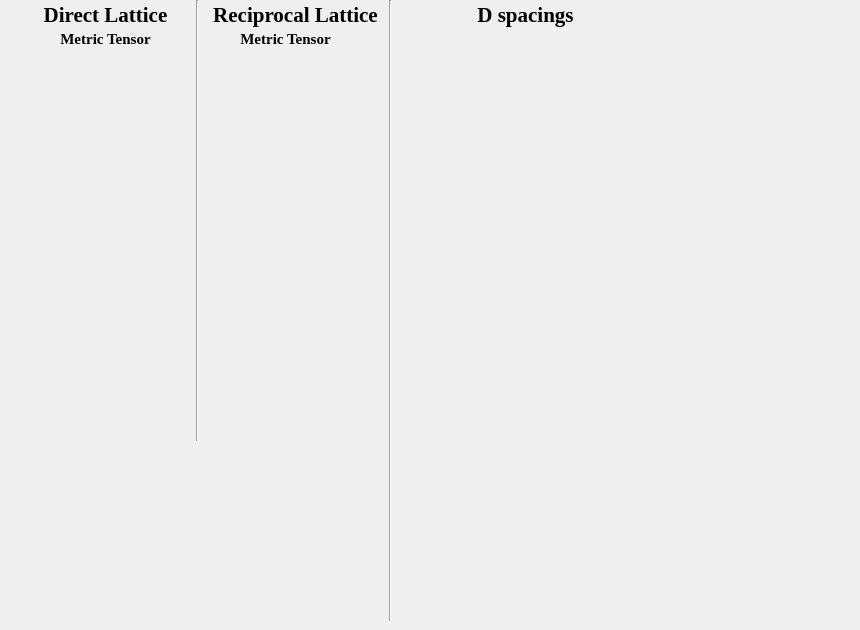
        <widget class="QWidget" name="MathTab">
         <property name="font">
          <font>
           <family>Times New Roman</family>
           <pointsize>11</pointsize>
           <weight>50</weight>
           <bold>false</bold>
          </font>
         </property>
         <attribute name="title">
          <string>d-spacings</string>
         </attribute>
         <widget class="QWidget" name="Gwidget" native="true">
          <property name="geometry">
           <rect>
            <x>10</x>
            <y>50</y>
            <width>185</width>
            <height>195</height>
           </rect>
          </property>
         </widget>
         <widget class="QLabel" name="label">
          <property name="geometry">
           <rect>
            <x>10</x>
            <y>0</y>
            <width>191</width>
            <height>31</height>
           </rect>
          </property>
          <property name="text">
           <string>&lt;!DOCTYPE HTML PUBLIC &quot;-//W3C//DTD HTML 4.0//EN&quot; &quot;http://www.w3.org/TR/REC-html40/strict.dtd&quot;&gt;
&lt;html&gt;&lt;head&gt;&lt;meta name=&quot;qrichtext&quot; content=&quot;1&quot; /&gt;&lt;style type=&quot;text/css&quot;&gt;
p, li { white-space: pre-wrap; }
&lt;/style&gt;&lt;/head&gt;&lt;body style=&quot; font-family:'Times New Roman'; font-size:11pt; font-weight:400; font-style:normal;&quot;&gt;
&lt;p align=&quot;center&quot; style=&quot; margin-top:0px; margin-bottom:0px; margin-left:0px; margin-right:0px; -qt-block-indent:0; text-indent:0px;&quot;&gt;&lt;span style=&quot; font-size:16pt; font-weight:600;&quot;&gt;Direct Lattice&lt;/span&gt;&lt;/p&gt;&lt;/body&gt;&lt;/html&gt;</string>
          </property>
         </widget>
         <widget class="QWidget" name="Gwidget_inv" native="true">
          <property name="geometry">
           <rect>
            <x>200</x>
            <y>50</y>
            <width>185</width>
            <height>195</height>
           </rect>
          </property>
         </widget>
         <widget class="QLabel" name="label_2">
          <property name="geometry">
           <rect>
            <x>200</x>
            <y>0</y>
            <width>191</width>
            <height>31</height>
           </rect>
          </property>
          <property name="text">
           <string>&lt;!DOCTYPE HTML PUBLIC &quot;-//W3C//DTD HTML 4.0//EN&quot; &quot;http://www.w3.org/TR/REC-html40/strict.dtd&quot;&gt;
&lt;html&gt;&lt;head&gt;&lt;meta name=&quot;qrichtext&quot; content=&quot;1&quot; /&gt;&lt;style type=&quot;text/css&quot;&gt;
p, li { white-space: pre-wrap; }
&lt;/style&gt;&lt;/head&gt;&lt;body style=&quot; font-family:'Times New Roman'; font-size:11pt; font-weight:400; font-style:normal;&quot;&gt;
&lt;p align=&quot;center&quot; style=&quot; margin-top:0px; margin-bottom:0px; margin-left:0px; margin-right:0px; -qt-block-indent:0; text-indent:0px;&quot;&gt;&lt;span style=&quot; font-size:16pt; font-weight:600;&quot;&gt;Reciprocal Lattice&lt;/span&gt;&lt;/p&gt;&lt;/body&gt;&lt;/html&gt;</string>
          </property>
         </widget>
         <widget class="Line" name="line">
          <property name="geometry">
           <rect>
            <x>187</x>
            <y>0</y>
            <width>20</width>
            <height>441</height>
           </rect>
          </property>
          <property name="orientation">
           <enum>Qt::Vertical</enum>
          </property>
         </widget>
         <widget class="QLabel" name="label_3">
          <property name="geometry">
           <rect>
            <x>10</x>
            <y>24</y>
            <width>191</width>
            <height>31</height>
           </rect>
          </property>
          <property name="text">
           <string>&lt;!DOCTYPE HTML PUBLIC &quot;-//W3C//DTD HTML 4.0//EN&quot; &quot;http://www.w3.org/TR/REC-html40/strict.dtd&quot;&gt;
&lt;html&gt;&lt;head&gt;&lt;meta name=&quot;qrichtext&quot; content=&quot;1&quot; /&gt;&lt;style type=&quot;text/css&quot;&gt;
p, li { white-space: pre-wrap; }
&lt;/style&gt;&lt;/head&gt;&lt;body style=&quot; font-family:'Times New Roman'; font-size:11pt; font-weight:400; font-style:normal;&quot;&gt;
&lt;p align=&quot;center&quot; style=&quot; margin-top:0px; margin-bottom:0px; margin-left:0px; margin-right:0px; -qt-block-indent:0; text-indent:0px;&quot;&gt;&lt;span style=&quot; font-weight:600;&quot;&gt;Metric Tensor&lt;/span&gt;&lt;/p&gt;&lt;/body&gt;&lt;/html&gt;</string>
          </property>
         </widget>
         <widget class="QLabel" name="label_4">
          <property name="geometry">
           <rect>
            <x>190</x>
            <y>24</y>
            <width>191</width>
            <height>31</height>
           </rect>
          </property>
          <property name="text">
           <string>&lt;!DOCTYPE HTML PUBLIC &quot;-//W3C//DTD HTML 4.0//EN&quot; &quot;http://www.w3.org/TR/REC-html40/strict.dtd&quot;&gt;
&lt;html&gt;&lt;head&gt;&lt;meta name=&quot;qrichtext&quot; content=&quot;1&quot; /&gt;&lt;style type=&quot;text/css&quot;&gt;
p, li { white-space: pre-wrap; }
&lt;/style&gt;&lt;/head&gt;&lt;body style=&quot; font-family:'Times New Roman'; font-size:11pt; font-weight:400; font-style:normal;&quot;&gt;
&lt;p align=&quot;center&quot; style=&quot; margin-top:0px; margin-bottom:0px; margin-left:0px; margin-right:0px; -qt-block-indent:0; text-indent:0px;&quot;&gt;&lt;span style=&quot; font-weight:600;&quot;&gt;Metric Tensor&lt;/span&gt;&lt;/p&gt;&lt;/body&gt;&lt;/html&gt;</string>
          </property>
         </widget>
         <widget class="Line" name="line_2">
          <property name="geometry">
           <rect>
            <x>380</x>
            <y>0</y>
            <width>20</width>
            <height>621</height>
           </rect>
          </property>
          <property name="orientation">
           <enum>Qt::Vertical</enum>
          </property>
         </widget>
         <widget class="QWidget" name="Gparams" native="true">
          <property name="geometry">
           <rect>
            <x>10</x>
            <y>250</y>
            <width>185</width>
            <height>195</height>
           </rect>
          </property>
         </widget>
         <widget class="QWidget" name="Gparams_inv" native="true">
          <property name="geometry">
           <rect>
            <x>200</x>
            <y>250</y>
            <width>185</width>
            <height>195</height>
           </rect>
          </property>
         </widget>
         <widget class="QLabel" name="label_7">
          <property name="geometry">
           <rect>
            <x>390</x>
            <y>0</y>
            <width>271</width>
            <height>31</height>
           </rect>
          </property>
          <property name="text">
           <string>&lt;!DOCTYPE HTML PUBLIC &quot;-//W3C//DTD HTML 4.0//EN&quot; &quot;http://www.w3.org/TR/REC-html40/strict.dtd&quot;&gt;
&lt;html&gt;&lt;head&gt;&lt;meta name=&quot;qrichtext&quot; content=&quot;1&quot; /&gt;&lt;style type=&quot;text/css&quot;&gt;
p, li { white-space: pre-wrap; }
&lt;/style&gt;&lt;/head&gt;&lt;body style=&quot; font-family:'Times New Roman'; font-size:11pt; font-weight:400; font-style:normal;&quot;&gt;
&lt;p align=&quot;center&quot; style=&quot; margin-top:0px; margin-bottom:0px; margin-left:0px; margin-right:0px; -qt-block-indent:0; text-indent:0px;&quot;&gt;&lt;span style=&quot; font-size:16pt; font-weight:600;&quot;&gt;D spacings&lt;/span&gt;&lt;/p&gt;&lt;/body&gt;&lt;/html&gt;</string>
          </property>
         </widget>
         <widget class="QWidget" name="dSpace_table" native="true">
          <property name="geometry">
           <rect>
            <x>400</x>
            <y>30</y>
            <width>451</width>
            <height>571</height>
           </rect>
          </property>
          <property name="sizePolicy">
           <sizepolicy hsizetype="Expanding" vsizetype="Expanding">
            <horstretch>0</horstretch>
            <verstretch>0</verstretch>
           </sizepolicy>
          </property>
         </widget>
        </widget>
